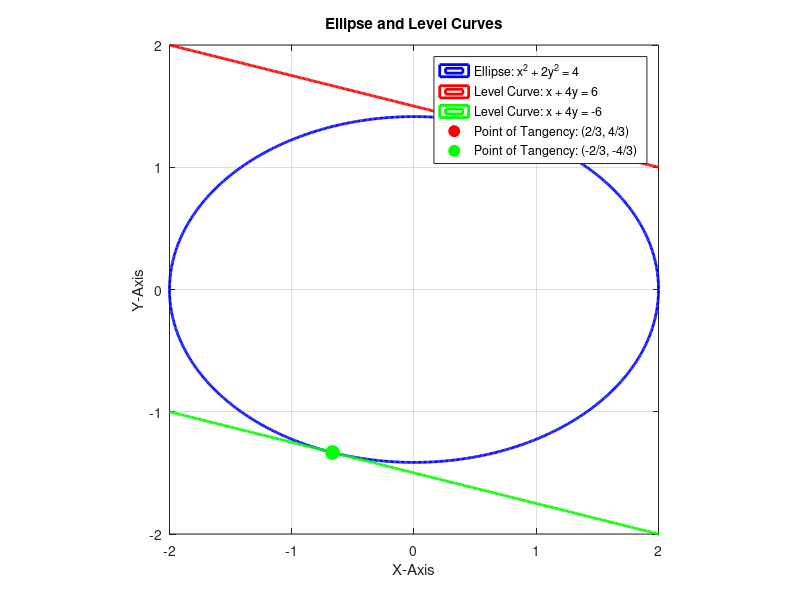

MATLAB code to generate this figure:
% Define the grid for x and y
[x, y] = meshgrid(-2:0.01:2, -2:0.01:2);

% Define the ellipse equation
ellipse = x.^2 + 2*y.^2 - 4;

% Define the level curves
level_curve1 = x + 4*y - 6;  % For c = 12
level_curve2 = x + 4*y + 6;  % For c = -12

% Plot the ellipse
figure;
contour(x, y, ellipse, [0 0], 'b', 'LineWidth', 2);
hold on;

% Plot the level curves
contour(x, y, level_curve1, [0 0], 'r', 'LineWidth', 2);
contour(x, y, level_curve2, [0 0], 'g', 'LineWidth', 2);

% Mark the points of tangency
plot(2/3, 4/3, 'ro', 'MarkerFaceColor', 'r', 'MarkerSize', 10); % Point (2/3, 4/3)
plot(-2/3, -4/3, 'go', 'MarkerFaceColor', 'g', 'MarkerSize', 10); % Point (-2/3, -4/3)

% Add labels and title
xlabel('X-Axis');
ylabel('Y-Axis');
title('Ellipse and Level Curves');
legend('Ellipse: x^2 + 2y^2 = 4', 'Level Curve: x + 4y = 6', 'Level Curve: x + 4y = -6', ...
       'Point of Tangency: (2/3, 4/3)', 'Point of Tangency: (-2/3, -4/3)');
grid on;
axis equal; % Ensure equal scaling for x and y axes
hold off;